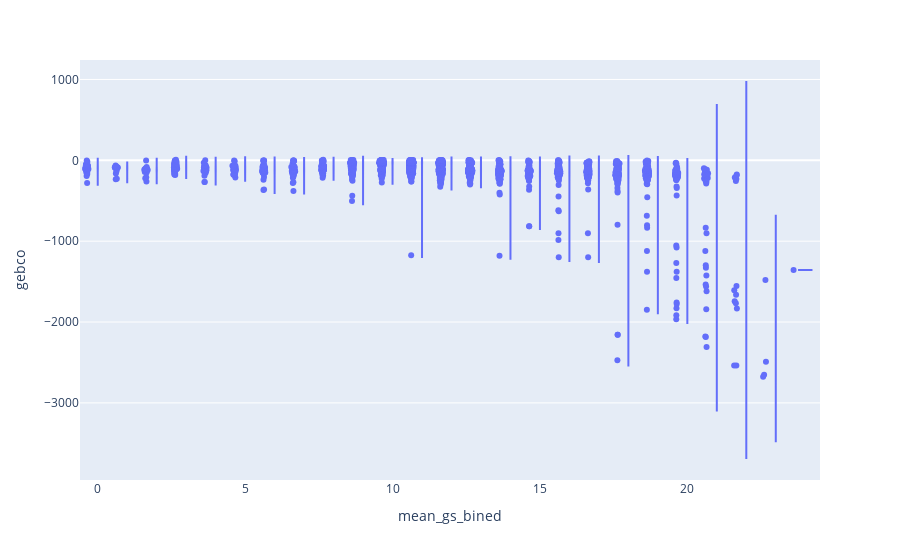

The cell this chart's notebook holds for it:
### Code cell
fig= px.violin(df, y="gebco",x = "mean_gs_bined", points="all",
          hover_data=df.columns, title="Distribution of depth for each bin")
fig.show()

### Figure 1 — Plotly figure (JSON) as saved in the notebook; plotly's stock layout.template omitted (floating-point values rounded to 4 significant figures; data arrays with more than 128 entries replaced by an {"elided": "..."} marker saying what was removed)
{"data": [{"alignmentgroup": "True", "box": {"visible": false}, "customdata": {"elided": "2110x11 mixed values"}, "hovertemplate": "mean_gs_bined=%{x}<br>gebco=%{y}<br>id=%{customdata[0]}<br>mean_gs=%{customdata[1]}<br>sd=%{customdata[2]}<br>skewness=%{customdata[3]}<br>kurtosis=%{customdata[4]}<br>current_max=%{customdata[5]}<br>current_mean=%{customdata[6]}<br>current_min=%{customdata[7]}<br>x=%{customdata[8]}<br>y=%{customdata[9]}<br>sample_type=%{customdata[10]}<extra></extra>", "legendgroup": "", "marker": {"color": "#636efa"}, "name": "", "offsetgroup": "", "orientation": "v", "points": "all", "scalegroup": "True", "showlegend": false, "type": "violin", "x": {"elided": "2110 int values"}, "x0": " ", "xaxis": "x", "y": {"elided": "2110 int values"}, "y0": " ", "yaxis": "y"}], "layout": {"legend": {"tracegroupgap": 0}, "margin": {"t": 60}, "violinmode": "group", "xaxis": {"anchor": "y", "domain": [0, 1], "title": {"text": "mean_gs_bined"}}, "yaxis": {"anchor": "x", "domain": [0, 1], "title": {"text": "gebco"}}}}
